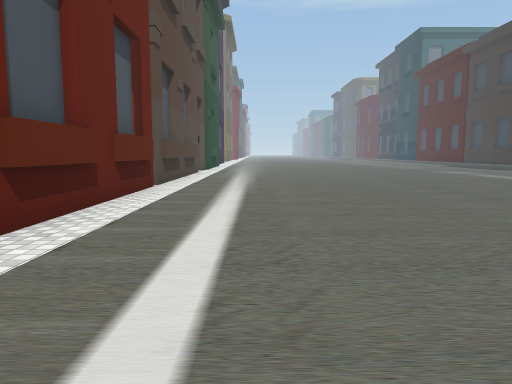
View 1 (above)

15 first-person views from a walk through a scene from a Unity 3-D project. The camera is 1.3 m above the floor, tilts 6° down and sees 70° across. The floor is counted in squares, 1.8 m on a side. Each view is taken from the middle of a square. On the plan, view 1 faces up. The plan holds only what a view shows up to about 11 squares ahead; the rest is blank. The place goes on beyond the plan. The player is left out. Some surface patterns are stand-ins.

View 2
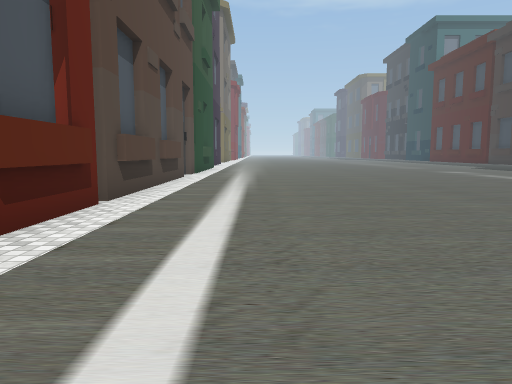

View 3
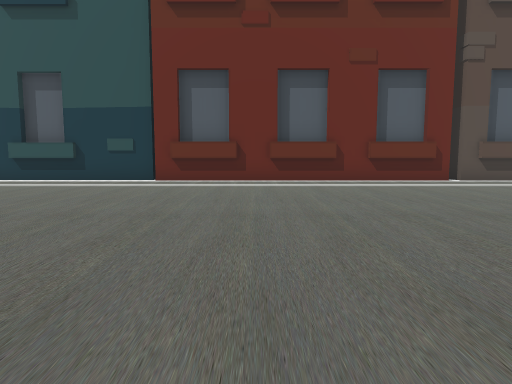

View 4
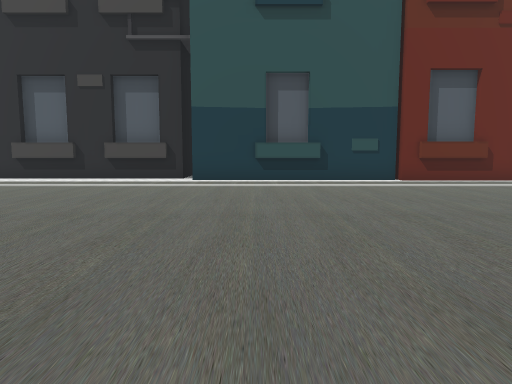

View 5
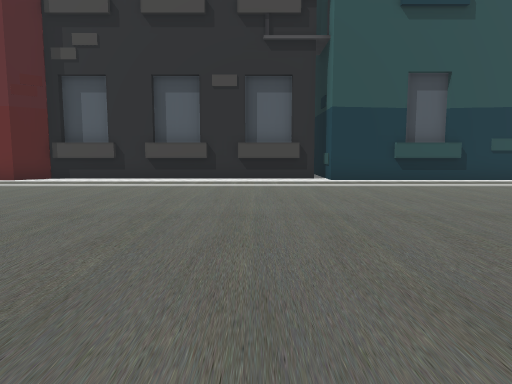

View 6
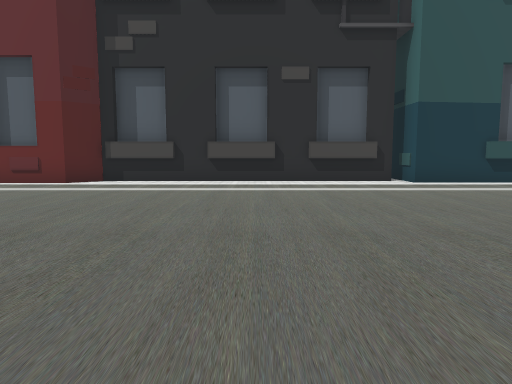

View 7
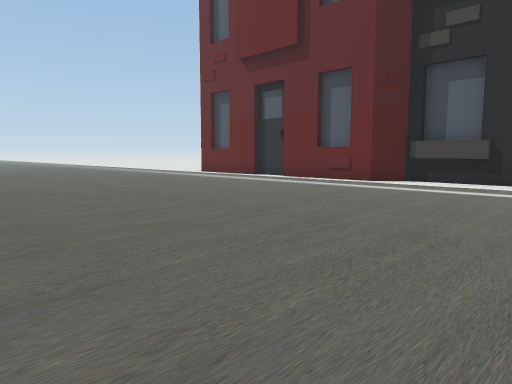

View 8
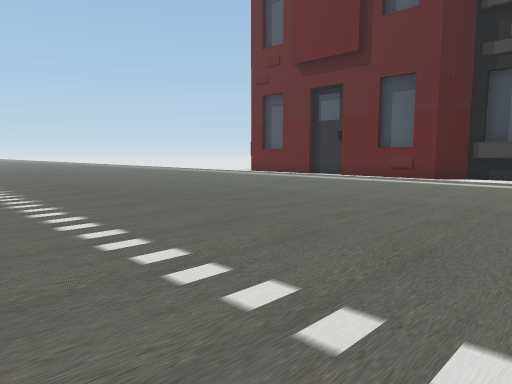

View 9
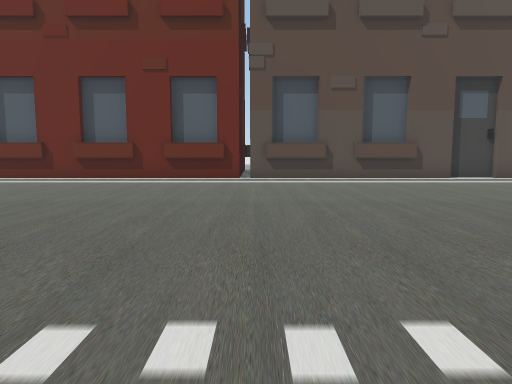

View 10
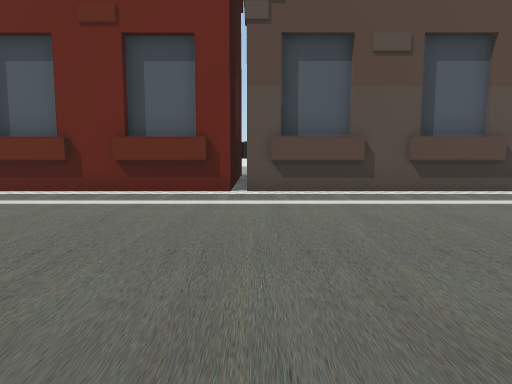

View 11
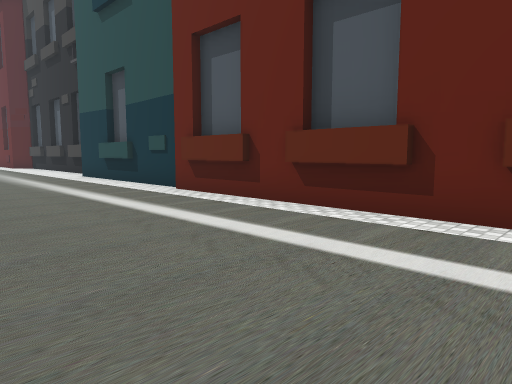

View 12
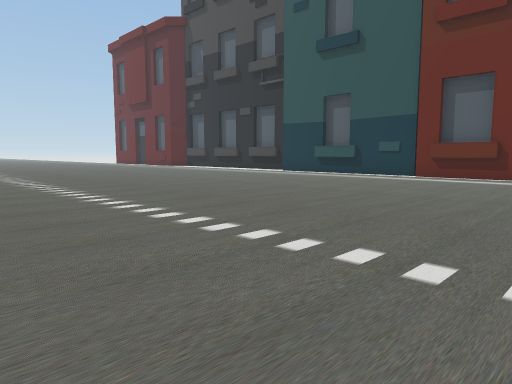

View 13
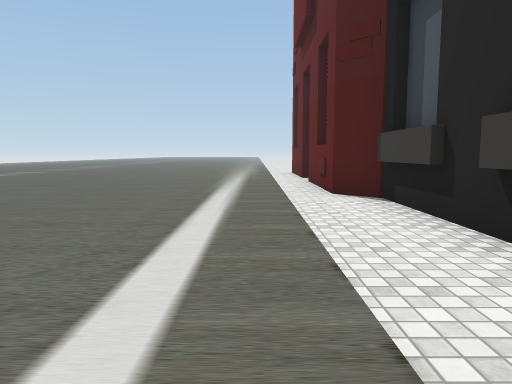

View 14
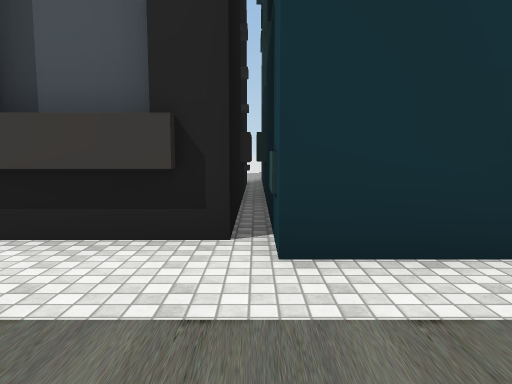

View 15
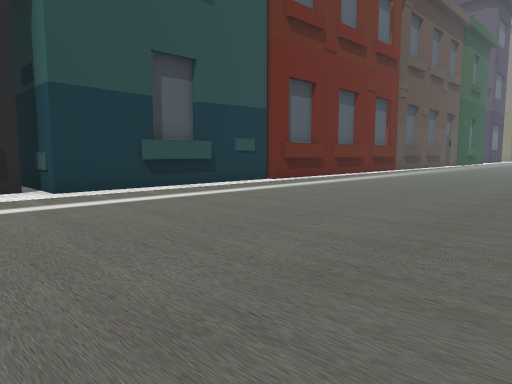

### Floor plan
Key: @ floor where view 1 was taken; # wall or solid block; . floor; B building.
Columns run from 10 left of view 1 to 10 right of it. Each row starts with its distance up from view 1.
 14         B.........
 13        BB.........
 12         B........
 11         B.........
 10        BB..........
  9      ###............
  8      ###B..........
  7        BB.........
  6        #........
  5        BB............
  4        BB............
  3        #.............
  2        BB............
  1        BB...........
  0        #..@.........
 -1        #............
 -2        #............
 -3        B............
 -4        #...........
 -5        #...........
 -6 BB BB#BB...........
 -7        B...........
 -8        B...........
 -9        #..........
-10        B..........
-11        B............
-12        #............
-13        B............
-14        B............
-15        #...........
-16        #...........
-17        #...........

Where each view was taken, in squares from view 1:
view 1: 0 up, 0 right, facing up
view 2: 3 up, 0 right, facing up
view 3: 3 up, 8 right, facing left
view 4: 4 down, 8 right, facing left
view 5: 8 down, 8 right, facing left
view 6: 10 down, 7 right, facing left
view 7: 10 down, 7 right, facing down-left
view 8: 11 down, 9 right, facing down-left
view 9: 9 up, 9 right, facing left
view 10: 9 up, 5 right, facing left
view 11: 7 up, 2 right, facing down-left
view 12: 5 up, 10 right, facing down-left
view 13: 8 down, 1 left, facing down
view 14: 6 down, 0 right, facing left
view 15: 8 down, 5 right, facing up-left
